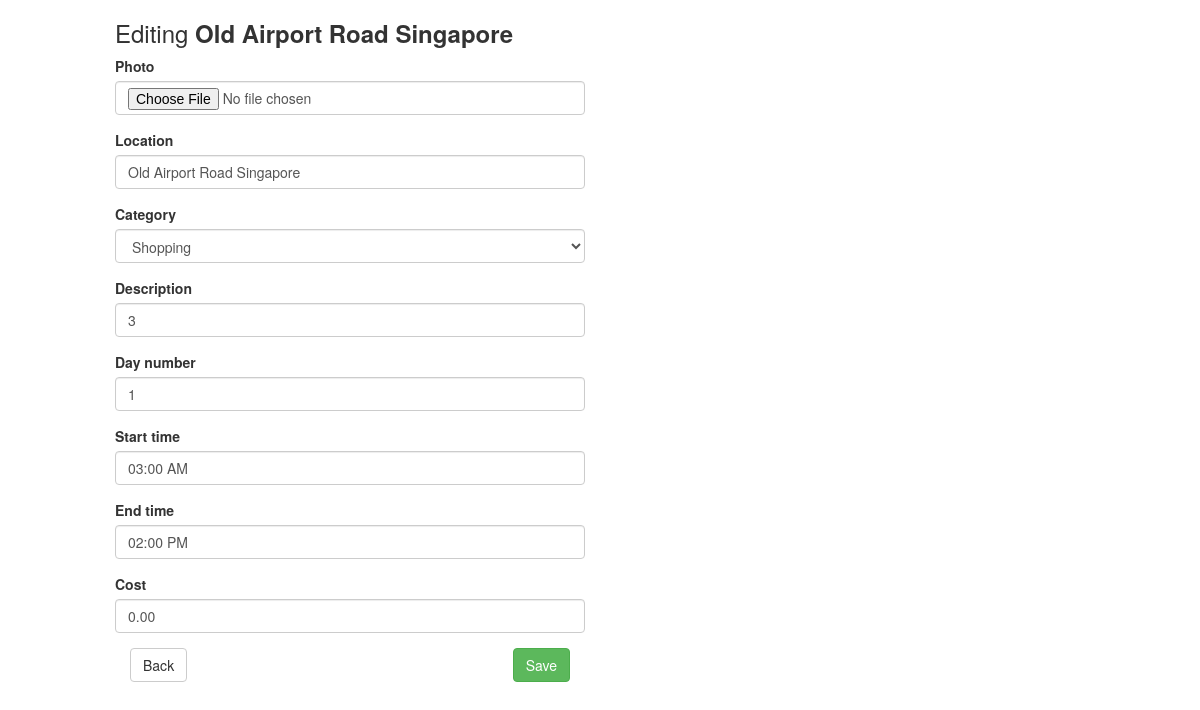
/6/4/edit/ (signed in), run on the app's committed database.
### triplan/models.py (models this page shows, shortened)
class ItinerarySegment(models.Model):
    itinerary = models.ForeignKey(Itinerary)
    location = models.CharField(max_length=200)
    day_number = models.PositiveIntegerField(default=1)
    start_time = models.TimeField(default="12:00 PM")
    end_time = models.TimeField(default="1:00 PM")
    description = models.CharField(max_length=400)
    photo = models.ImageField(blank=True)
    category = models.IntegerField(default=0, choices=CategoryUtil.get_category_choices())
    cost = models.DecimalField(default=0, decimal_places=2, max_digits=6)
    class Meta:
        ordering = ['start_time']

### triplan/views.py (the view, shortened to what this page needs)
# urls.py: url(r'^(?P<itinerary_pk>[0-9]+)/(?P<pk>[0-9]+)/edit/$', login_required(views.ItinerarySegmentEdit.as_view()),
class ItinerarySegmentEdit(generic.edit.UpdateView):
    template_name = "triplan/itinerarysegment_edit.html"
    model = ItinerarySegment
    fields = ["photo", "location", "category", "description", "day_number", "start_time", "end_time", "cost"]
    widgets = {
        "start_time": forms.TimeInput(format='fa'),
        "end_time": forms.TimeInput(format='fa'),
    }

### triplan/templates/triplan/itinerarysegment_edit.html (shortened to what this page needs)
{% extends 'triplan/base.html' %}
{% block imports %}
    {% load static %}
    <link rel="stylesheet" type="text/css" href="{% static 'maps.css' %}">
{% endblock imports %}
{% block body %}
    <div class="col-sm-10 col-sm-offset-1">
        <h3>Editing <strong>{{ itinerarysegment.location }}</strong></h3>
    </div>
    <div class="col-sm-5 col-sm-offset-1">
        {% url 'triplan:itinerary_detail' itinerarysegment.itinerary.id as url %}
        {% include 'triplan/edit_form.html' with back_url=url %}
    </div>
    <div class="col-sm-3">
    </div>
    <div id="map" class="col-sm-3"></div>
    <image id="places_photo" src=""
           class="col-sm-3 margin-top-20 img img-responsive full-width">
{% endblock body %}

### triplan/templates/triplan/edit_form.html (shortened to what this page needs)
{% load bootstrap3 %}
<form action="" enctype="multipart/form-data" method="post">
    {% for field in form %}
        {% bootstrap_field field layout='horizontal' horizontal_field_class='padding-tb-5 col-md-9' horizontal_label_class='form-label-align col-md-3'%}
    {% endfor %}
    <div class="col-sm-12">
        <a href="{{ back_url }}" class="btn btn-default">Back</a>
        <button class="btn btn-success pull-right" type="submit">Save</button>
    </div>
</form>

### triplan/static/custom.css (style rules this page uses)
.img { border-radius: 5px; }
.margin-top-20 { margin-top: 20px; }

### triplan/static/maps.css (style rules this page uses)
#map { height: 50%; width: 20%; border-radius: 5px; }
html, body { height: 100%; margin: 0; padding: 0; }

### data on the page
ItinerarySegment: location "Old Airport Road Singapore", location "Old Airport Road Singapore" "Shopping" "3" "1" "03:00 AM" "02:00 PM" "0.00"
